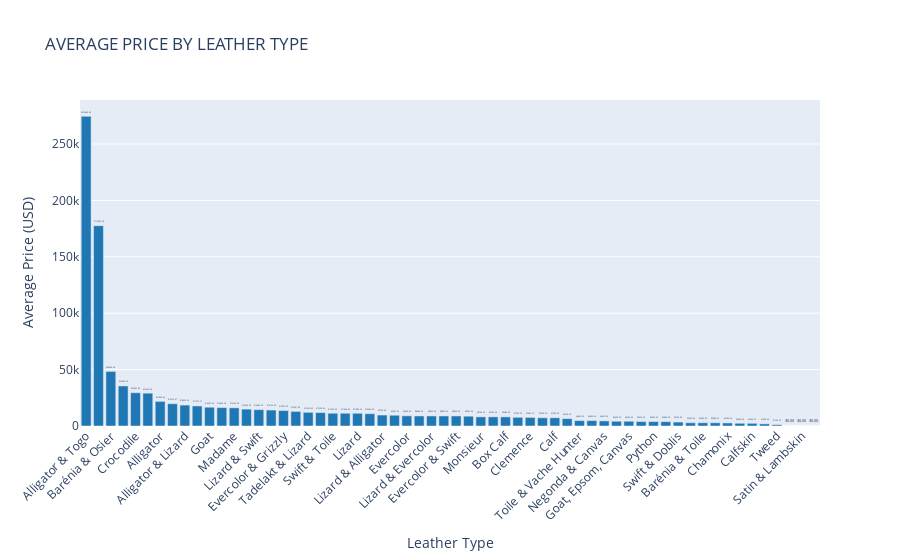

Write notebook code for a chart like this one.
### Code cell
# Plot the bar chart Representing Average Leather type by bar chart. 
# Generate the visualization
fig = px.bar(
    leather_stats,
    x="Leather",
    y="Avg_Price_USD",
    text="Avg_Price_USD",
    title="AVERAGE PRICE BY LEATHER TYPE",
    labels={
        "Avg_Price_USD": "Average Price (USD)",
        "Leather": "Leather Type"
    },
    hover_data=["Item_Count"],  # Show count of items in tooltip
    color_discrete_sequence=['#1f77b4']
)

# Customize the chart appearance
fig.update_traces(
    texttemplate='$%{text:,.2f}',
    textposition='outside',
    marker_color='#1f77b4'
)

fig.update_layout(
    xaxis_tickangle=-45,
    yaxis_title="Average Price (USD)",
    xaxis_title="Leather Type",
    showlegend=False,
    hovermode="x unified"
)

# Display the chart
fig.show()

### Figure 1 — Plotly figure (JSON) as saved in the notebook; plotly's stock layout.template omitted (floating-point values rounded to 4 significant figures)
{"data": [{"alignmentgroup": "True", "customdata": [[1], [1], [1], [1], [14], [1], [13], [3], [2], [31], [9], [9], [1], [2], [1], [2], [1], [22], [1], [26], [1], [1], [6], [2], [1], [3], [8], [1], [1], [1], [1], [5], [1], [1], [5], [1], [19], [1], [1], [1], [1], [1], [1], [1], [1], [4], [1], [2], [1], [1], [1], [12], [1], [1], [3], [2], [2], [1], [1], [1]], "hovertemplate": "Leather Type=%{x}<br>Average Price (USD)=%{text}<br>Item_Count=%{customdata[0]}<extra></extra>", "legendgroup": "", "marker": {"color": "#1f77b4", "pattern": {"shape": ""}}, "name": "", "offsetgroup": "", "orientation": "v", "showlegend": false, "text": [274600, 177600, 48400, 35500, 29490.0, 29100, 21840.0, 19770.0, 18550, 17770.0, 16660.0, 16300, 16100, 14950, 14500, 14150, 13700, 12930.0, 12100, 11900, 11300, 11300, 11280.0, 10900, 9700, 9533.0, 9000, 8900, 8900, 8900, 8900, 8700, 8100, 8100, 8080, 7700, 7589.0, 7300, 7300, 6500, 4800, 4800, 4500, 4200, 4200, 3925, 3900, 3850, 3500, 2900, 2900, 2858.0, 2700, 2400, 2367.0, 1900, 1150, 0, 0, 0], "textposition": "outside", "texttemplate": "$%{text:,.2f}", "type": "bar", "x": ["Alligator & Togo", "Alligator & Epsom", "Barénia & Osier", "Swift & Lambskin", "Crocodile", "Swift & Canvas", "Alligator", "Canvas", "Alligator & Lizard", "Epsom", "Goat", "Ostrich", "Madame", "Togo & Swift", "Lizard & Swift", "Novillo", "Evercolor & Grizzly", "Togo", "Tadelakt & Lizard", "Swift", "Swift & Toile", "Clemence & Canvas", "Lizard", "Barénia Faubourg", "Lizard & Alligator", "Barénia", "Evercolor", "Swift & Graine d'H", "Lizard & Evercolor", "Evercolor (Verso)", "Evercolor & Swift", "Tadelakt", "Monsieur", "Evercalf & Toile", "Box Calf", "Courchevel", "Clemence", "Maurice & Swift", "Calf", "Togo & Canvas", "Toile & Vache Hunter", "Empreinte", "Negonda & Canvas", "Swift & Velours", "Goat, Epsom, Canvas", "Caviar", "Python", "Taurillon", "Swift & Doblis", "Clemence & Crinoline", "Barénia & Toile", "Lambskin", "Chamonix", "Tuffetage", "Calfskin", "Patent", "Tweed", "Swift & Osier", "Satin & Lambskin", "Metal"], "xaxis": "x", "y": [274600, 177600, 48400, 35500, 29490.0, 29100, 21840.0, 19770.0, 18550, 17770.0, 16660.0, 16300, 16100, 14950, 14500, 14150, 13700, 12930.0, 12100, 11900, 11300, 11300, 11280.0, 10900, 9700, 9533.0, 9000, 8900, 8900, 8900, 8900, 8700, 8100, 8100, 8080, 7700, 7589.0, 7300, 7300, 6500, 4800, 4800, 4500, 4200, 4200, 3925, 3900, 3850, 3500, 2900, 2900, 2858.0, 2700, 2400, 2367.0, 1900, 1150, 0, 0, 0], "yaxis": "y"}], "layout": {"barmode": "relative", "hovermode": "x unified", "legend": {"tracegroupgap": 0}, "showlegend": false, "title": {"text": "AVERAGE PRICE BY LEATHER TYPE"}, "xaxis": {"anchor": "y", "domain": [0, 1], "tickangle": -45, "title": {"text": "Leather Type"}}, "yaxis": {"anchor": "x", "domain": [0, 1], "title": {"text": "Average Price (USD)"}}}}
